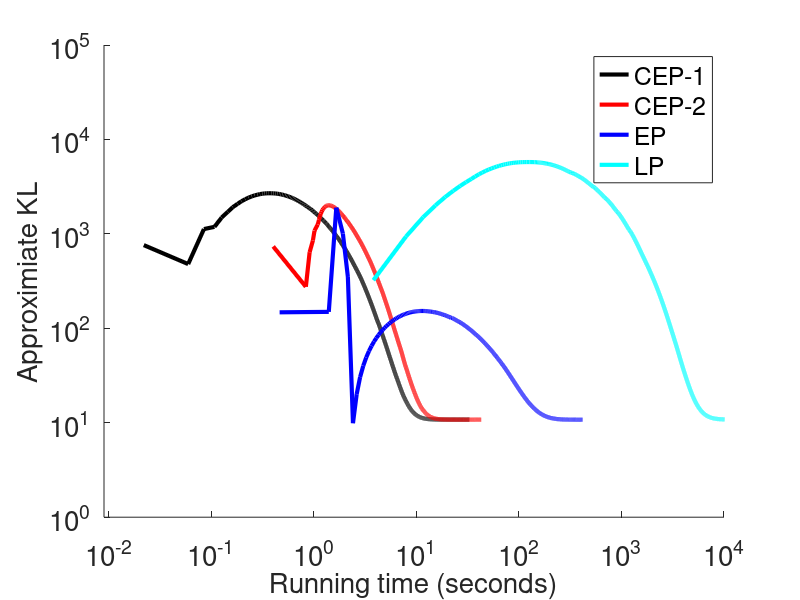

Reproduce this figure in MATLAB.
clear all;
close all;


load('cep-sim2.mat');
load('cep2-sim2.mat');
load('epv2-sim2.mat');
load('vb-sim2.mat');
load('lp-sim2.mat');
figure;
hold on;

% CEP
plot(cep.time, cep.kl, 'k', 'LineWidth',3);

% CEP2
plot(cep2.time, cep2.kl, 'r', 'LineWidth',3);

% EP
plot(epv2.time, epv2.kl, 'b', 'LineWidth',3);

% EP non-factorized

% plot(epnf.time, epnf.kl, 'y', 'LineWidth',3);

% VB
% plot(vb.time, vb.kl,'g', 'LineWidth',3);

% VB nf
% plot(vbnf.time, vbnf.kl,'c', 'LineWidth',3);

% LP

plot(lp.time, lp.kl, 'c', 'LineWidth',3);

set(gca, 'YScale', 'log');
set(gca, 'XScale', 'log');
set(gca, 'FontSize', 20);
ylim([1, 10^5]);
xlim([9*10^-3,10^4]);
legend('CEP-1', 'CEP-2', 'EP', 'LP'); 
xlabel('Running time (seconds)', 'FontSize', 20);
ylabel('Approximiate KL', 'FontSize', 20);
hold off;